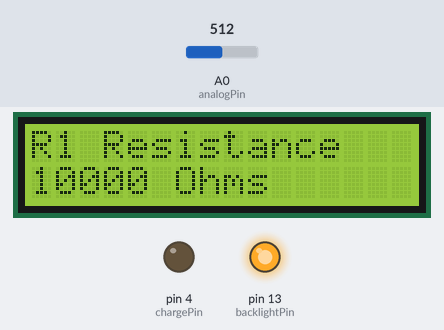
A sketch run on a simulated Arduino Uno, built with avr-gcc and run on an emulated ATmega328P. Shown: 16×2 character LCD, output pins drawn as LEDs (lit = HIGH). Inputs (shaded band) come from the test bench; at power-on: A0 (analogPin) = 512.

Above: at 8.8 s.
8.9 s: A0 (analogPin) set to 0
At 10.6 s:
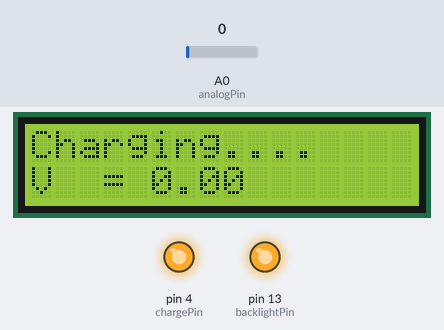
10.9 s: A0 (analogPin) set to 639
At 11.7 s:
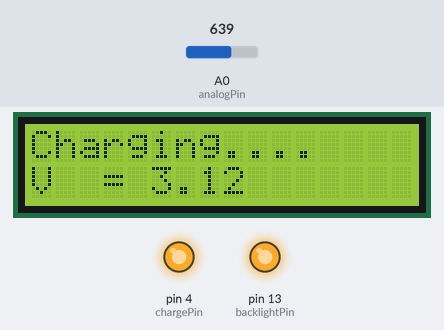
12.4 s: A0 (analogPin) set to 665
At 12.8 s:
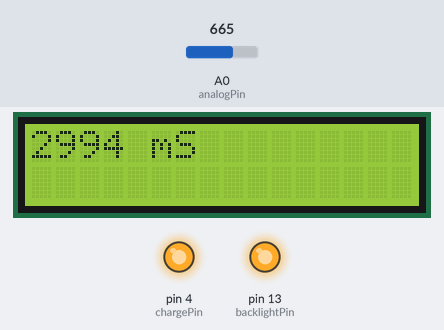
15.4 s: A0 (analogPin) set to 987
At 17.4 s:
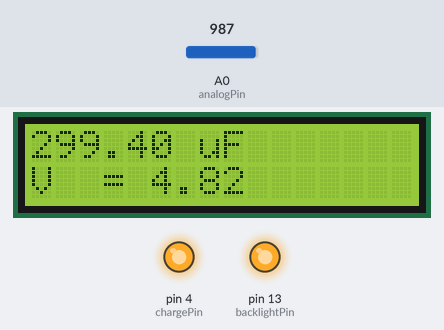
17.9 s: A0 (analogPin) set to 1016
At 18.4 s:
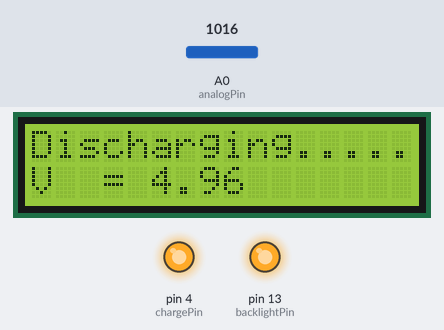
19.4 s: A0 (analogPin) set to 0
At 20.7 s:
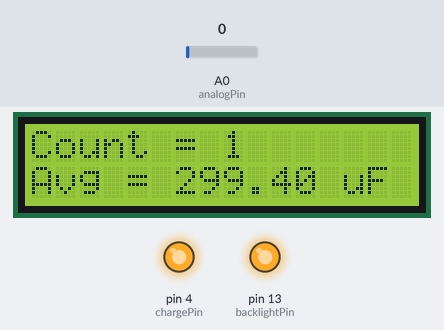
Timing chart, 0 to 22.4 s (numbered marks = the images above; inputs shaded):
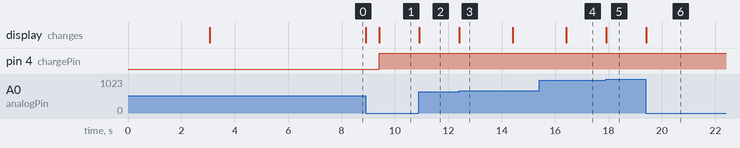

The sketch:

Arduino_Capacitance_Meter.ino
```cpp
/*
  This code is included with the files for Arduino Labs Capacitance Meter by
  Matthew Riehl and is in the public domain.  I have only modified the
  code to better support the laboratory exercise.  Several Capacitance Meters
  are described online.  The original inspiration for this priject is from
  https://www.arduino.cc/en/Tutorial/Foundations/CapacitanceMeter and
  https://www.circuitbasics.com/how-to-make-an-arduino-capacitance-meter/ and
  https://electronoobs.com/eng_arduino_tut10_1.php.

  Note that the pin assignments for the LCD are NOT the same as found on many
  Arduino pages.  They have been moved around to make the wiring more
  intuitive and easier to troubleshoot.

  The LCD circuit:
  * LCD RS pin to digital pin 7
  * LCD Enable pin to digital pin 8
  * LCD D4 pin to digital pin 9
  * LCD D5 pin to digital pin 10
  * LCD D6 pin to digital pin 11
  * LCD D7 pin to digital pin 12
  * LCD Backlight (pin 15 on LCD) to pin 13 on Arduino (might
       need to add a 220 ohm series resistor)
  * LCD R/W pin to ground
  * LCD VSS pin to ground
  * LCD VCC pin to 5V
  * 10K potentiostat:
    - ends to +5V and ground
    - wiper to LCD VO pin (pin 3)

    Additional circuit elements for the Capacitance Meter:
  * Arduino pin 4 charges the capacitor
  * Arduino pin 5 is ground as the final discharge pin
  * Arduino pin 6 is ground for the initial discharge pin
  * Arduino pin A0 monitors the voltage across the capacitor
*/

// include the library code:
#include <LiquidCrystal.h>

// initialize the library by associating any needed LCD interface pin
// with the arduino pin number it is connected to
const int rs = 7, en = 8, d4 = 9, d5 = 10, d6 = 11, d7 = 12;
LiquidCrystal lcd(rs, en, d4, d5, d6, d7);

//this section assigns meaningful names to the pins on the Arduino that will be used.
//It also defines the variable "resistorValue" and assigns it a value of 10000 ohms.

#define analogPin      0          // pin A0
#define chargePin      4
#define dischargePin   6
#define dischargePin2  5
#define resistorValue  10000     // Can be changed for different capacitors
#define backlightPin 13         // This allows the user to turn the back light on and off.


//more variables are defined.
unsigned long startTime;        // unsigned long is an integer that can be larger
unsigned long elapsedTime;      // than a typical int.  If int is used, you might
                                // end up with a negative number for the capacitance.
float microFarads;
float nanoFarads;
float voltage=0;
int count=0;
float average=0;

//the actual program begins here.  The charge pin is set as a current source with a
//potential of 0V
void setup()
{
pinMode(backlightPin, OUTPUT);
digitalWrite(backlightPin, HIGH);
pinMode(chargePin, INPUT);
pinMode(dischargePin2, OUTPUT);       // To ensure the capacitor is fully discharged
digitalWrite(dischargePin2, LOW);     // dischargePin2 is set to ground
lcd.begin(16, 2);
lcd.setCursor(0,0);
lcd.print("Capacitance");
lcd.setCursor(0,1);
lcd.print("Meter!!!");
delay(3000);
lcd.clear();
lcd.setCursor(0,0);
lcd.print("R1 Resistance");
lcd.setCursor(0,1);
lcd.print(resistorValue);
lcd.print(" Ohms");
delay(5000);
while(analogRead(analogPin) > 0) {
}
lcd.clear();
pinMode(dischargePin2, INPUT);
pinMode(dischargePin, INPUT);
}

//This loop runs forever
void loop(){
lcd.clear();
delay(500);
lcd.print("Charging....");
pinMode(chargePin, OUTPUT);           //make sure that the chargePin is a current source
digitalWrite(chargePin, HIGH);        //sets it to a potential of 5V rather than 0V
startTime = millis();                 //Look at the clock and record the start time
while(analogRead(analogPin) < 648){   //Monitor the digital voltage until it equals 648
voltage = ((analogRead(analogPin))*5.000/1024); //While it's monitoring the voltage,
lcd.setCursor(0,1);                             //dispay it on the LCD
lcd.print("V  = ");
lcd.print(voltage);
}

elapsedTime= millis() - startTime;           //when digital voltage reads 648, calculate
microFarads = ((float)elapsedTime / resistorValue) * 1000;   // capacitance
lcd.clear();
lcd.print(elapsedTime);                         //first, display the time constant, RC
lcd.print(" mS");
delay(2000);
lcd.clear();
//delay(1100);

if (microFarads > 1){                               //calculate and display microFarads
lcd.print(microFarads);
lcd.print(" uF");
delay(2000);
while(analogRead(analogPin) < 1000) {
voltage = ((analogRead(analogPin))*5.000/1024);
lcd.setCursor(0,1);
lcd.print("V  = ");
lcd.print(voltage);
}
}

else{
nanoFarads = microFarads * 1000.0;                //or calculate and display nonoFarads
lcd.print(nanoFarads);
lcd.print(" nF");
delay(2000);
while(analogRead(analogPin) < 1000) {
voltage = ((analogRead(analogPin))*5.000/1024);
lcd.setCursor(0,1);
lcd.print("V  = ");
lcd.print(voltage);
}
}

//This controls the discharging.
lcd.clear();
lcd.print("Discharging.....");
pinMode(chargePin, INPUT);        //First, the charging pin must be turned off by making
pinMode(dischargePin, OUTPUT);    //it an INPUT pin and the first discharge pin is turned
digitalWrite(dischargePin, LOW);  //into OUTPUT and set to 0V so the charge on the
                                   //capacitor has someplace to go
while(analogRead(analogPin) > 335) {                  //Still monitoring the voltage...
voltage = ((analogRead(analogPin))*5.000/1024);       //and still printing it
lcd.setCursor(0,1);
lcd.print("V  = ");
lcd.print(voltage);
}
pinMode(dischargePin, INPUT);          //When the LED dims, it's time to finish the
pinMode(dischargePin2, OUTPUT);        //discharge through DischargePin2.  dischargePin
digitalWrite(dischargePin2, LOW);      //is turned off and dischargePin2 is turned on
while(analogRead(analogPin) > 0){
voltage = ((analogRead(analogPin))*5.000/1024);       //still printing the voltage, for
lcd.setCursor(0,1);                                   //your viewing pleasure.
lcd.print("V  = ");
lcd.print(voltage);
}

// This keeps track of how many times the capacitor has been charged
// and the average capacitance measured.
lcd.clear();
average = ((average * count) + microFarads) / (count + 1);
count+=1;
lcd.print("Count = ");
lcd.print(count);
lcd.setCursor(0,1);
lcd.print("Avg = ");
lcd.print(average);
lcd.print(" uF");
delay(3000);

pinMode(dischargePin2, INPUT);      //Voltage across capacitor is 0V, so turn dischargePin2 'off' and
                                    //go back to the top.

}
```

Measured:
- the behaviour switches between 647 and 648 on A0 (analogPin) (found by bisection; images 2 and 3)
- the behaviour switches between 999 and 1000 on A0 (analogPin) (found by bisection; images 4 and 5)
- after the input at 8.9 s, pin 4 (chargePin): LOW → HIGH after 0.51 s; the display: first changes at once (image 1 shows a later state)
- after the input at 10.9 s, the display: changes at once (image 2)
- after the input at 12.4 s, the display: changes at once (image 3)
- after the input at 15.4 s, the display: changes after 1.0 s (image 4)
- after the input at 17.9 s, the display: changes at once (image 5)
- after the input at 19.4 s, the display: changes at once (image 6)
